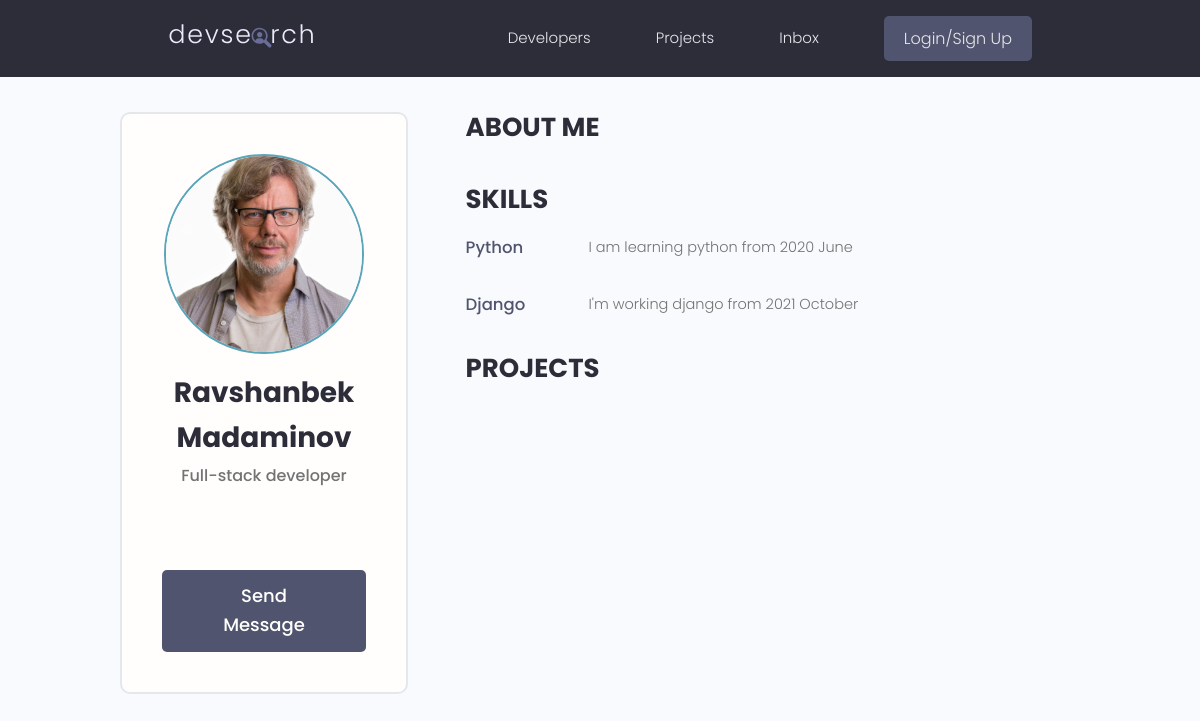
The app's page /1/, older data.
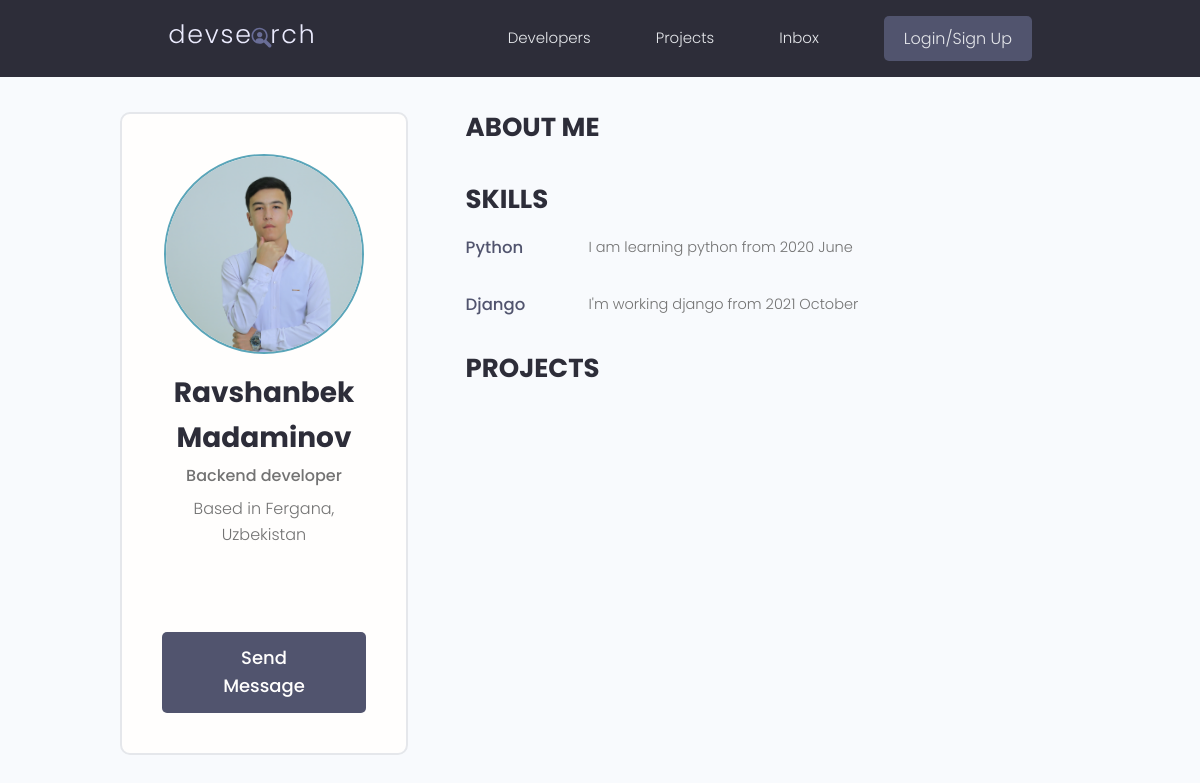
The same page, newer data.
### account/models.py (models this page shows, shortened)
class Account(AbstractBaseUser):
    full_name = models.CharField(max_length=200)
    email = models.EmailField(max_length=70)
    username = models.CharField(max_length=50, unique=True)
    direction = models.CharField(verbose_name=' ',max_length=90, blank=True)
    bio = models.TextField(max_length=400, blank=True)
    address = models.CharField(max_length=80, blank=True)
    avatar = models.ImageField(upload_to='avatars/',blank=True, default='avatars/IMG_20220114_104710_103.JPG')
    date_joined = models.DateTimeField(verbose_name='Date joined',auto_now_add=True)
    last_login = models.DateTimeField(verbose_name='Last login',auto_now_add=True)
    is_admin = models.BooleanField(default=False)
    is_superuser = models.BooleanField(default=False)
    is_staff = models.BooleanField(default=False)
    is_active = models.BooleanField(default=True)
    EMAIL_FIELD = 'email'
    USERNAME_FIELD = 'username'
    REQUIRED_FIELDS = ['email',]
    objects = AccountManager()
    class Meta:
        verbose_name_plural = "Users profile"

class Skill(models.Model):
    account = models.ForeignKey(Account, on_delete=models.CASCADE, related_name='skill')
    name = models.CharField(max_length=120)
    description = models.TextField(max_length=300)
    level = models.IntegerField(default=20, help_text="Maximum 100%")
    added_time = models.DateTimeField(auto_now_add=True)
    updated_time = models.DateTimeField(auto_now_add=True)
    is_softskill = models.BooleanField(help_text='Is softskill?')
    class Meta:
        verbose_name_plural = "Skill"

### account/views.py (the view)
# urls.py: path('<int:pk>/',views.profile, name='profile-detail'),
def profile(request, pk):
    account_query = Account.objects.get(id=pk)
    context = {
        'account_query':account_query
    }
    return render(request, 'profile.html',context)

### templates/profile.html (shortened to what this page needs)
{% extends 'base.html' %}
{% block content %}
  <main class="profile my-md">
    <div class="container">
      <div class="layout">
        <div class="column column--1of3">
          <div class="card text-center">
            <div class="card__body dev">
              <img class="avatar avatar--xl" src="{{ account_query.avatar.url }}" />
              <h2 class="dev__name">{{ account_query.full_name }}</h2>
              <p class="dev__title">{{ account_query.direction }}</p>
              {% if account_query.address %}
                <p class="dev__location">Based in {{ account_query.address }}</p>
              {% endif %}
              <ul class="dev__social">
              </ul>
              {% if request.user.id != account_query.id %}
                <a href="#" class="btn btn--sub btn--lg">Send Message </a>
              {% endif %}
            </div>
          </div>
        </div>
        <div class="column column--2of3">
          <div class="devInfo">
            <h3 class="devInfo__title">About Me</h3>
          </div>
          <div class="devInfo">
            <h3 class="devInfo__title">Skills</h3>
            <div class="devInfo__skills">
              {% for account_skill in account_query.skill.all %}
                <div class="devSkill">
                  <h4 class="devSkill__title">{{account_skill.name}} </h4>
                  <p class="devSkill__info">
                    {{ account_skill.description }}
                  </p>
                </div>
              {% endfor %}
            </div>
          </div>
          <div class="devInfo">
            <h3 class="devInfo__title">Projects</h3>
          </div>
        </div>
      </div>
    </div>
  </main>
{% endblock content %}

### templates/base.html (shortened to what this page needs)
<!DOCTYPE html>
<html lang="en">
  {% load static %}
<head>
  <link rel="stylesheet" href="https://cdn.iconmonstr.com/1.3.0/css/iconmonstr-iconic-font.min.css" />
  <link rel="stylesheet" href="{% static 'uikit/styles/uikit.css' %}" />
  <link rel="stylesheet" href="{% static 'styles/app.css' %}" />
</head>
<body>
  <header class="header">
    <div class="container container--narrow">
      <a href="/" class="header__logo">
        <img src="{% static 'images/logo.svg' %}" alt="DevSearch Logo" />
      </a>
      <nav class="header__nav">
        <ul class="header__menu">
          <li class="header__menuItem"><a href="{% url 'home' %}">Developers</a></li>
          <li class="header__menuItem"><a href="{% url 'projects' %}">Projects</a></li>
          <li class="header__menuItem"><a href="{% url 'inbox' %}">Inbox</a></li>
          {% if user.is_authenticated %}
            <li class="header__menuItem"><a href="{% url 'myprofile' request.user.username %}">My Account</a></li>
          {% else %}
            <li class="header__menuItem"><a href="{% url 'signin' %}" class="btn btn--sub">Login/Sign Up</a></li>
          {% endif %}
        </ul>
      </nav>
    </div>
  </header>
    {% block content %}
    {% endblock content %}
</body>
</html>

### static/styles/app.css (style rules this page uses)
:root { --color-sub: #2d2d39; }
.btn--sub { background-color: var(--color-sub-light); }
.card { border: 2px solid var(--color-light); }
img { width: 100%; }
.header { position: sticky; z-index: 111; background-color: var(--color-sub); padding: 1.5rem 0; }
.header > .container { display: flex; justify-content: space-between; align-items: center; }
.header__logo > img { height: 3.8rem; }
.header__nav > ul { display: inline-flex; align-items: center; list-style: none; gap: 6.5rem; }
.header__menuItem > a { color: var(--color-light); font-weight: 300; }
.profile .card > .dev { padding: 4rem; }
.dev__name { color: var(--color-sub); font-size: 2.8rem; font-weight: 700; margin-top: 1rem; margin-bottom: 0.5rem; }
.dev__title { font-size: 1.6rem; font-weight: 500; line-height: 1.3; }
.dev__location { margin-top: 1rem; }
.dev__social { margin: 3rem 0; list-style: none; display: flex; justify-content: center; gap: 1.5rem; }
.devInfo { margin-bottom: 3rem; }
.devInfo__title, .devInfo__subtitle { font-size: 2.6rem; color: var(--color-sub); text-transform: uppercase; font-weight: 700; margin-bottom: 1.5rem; }
.devInfo__about, .devSkill__info { font-size: 1.45rem; line-height: 1.7; text-align: justify; }
.devSkill { margin-bottom: 3rem; }
.devSkill__title { font-size: 1.65rem; font-weight: 500; color: var(--color-sub-light); }
@media screen and (min-width: 700px) { .devSkill { display: flex; justify-content: space-between; gap: 3rem; } }
@media screen and (min-width: 700px) { .devSkill__info { flex-basis: 80%; } }

### static/uikit/styles/modules/_variables.css (style rules this page uses)
:root { --color-main: #5aa5b9; --color-main-light: #e6faff; --color-sub: #3f4156; --color-sub-light: #51546e; --color-sub-lighter: #ededfd; --color-text: #737373; --color-gray: #8b8b8b; --color-light: #e5e7eb; --color-light-gray: #767676; --color-bg: #f8fafd; --color-white: #fffefd; --color-white-light: #f3f3f3; --color-success: #359e64; --color-success-bg: #def8e8; --color-error: #fc4b0b; --color-error-bg: #fff2ee; --font-base: 'Poppins', arial, helvetica, 'Segoe UI', roboto, ubuntu, sans-serif; --font-monospace: 'Fira Code', 'Courier New', courier, monospace; --font-regular: 300; --font-medium: 500; --font-bold: 700; --generic-shadow: 1px 1px 5px #00000010; --generic-transition: all 0.3s ease-in-out; }

### static/uikit/styles/modules/_base.css (style rules this page uses)
* { margin: 0; padding: 0; box-sizing: border-box; text-rendering: optimizeLegibility; color: inherit; font-size: inherit; }
html { font-size: 50%; }
@media only screen and (min-width: 480px) { html { font-size: 56.25%; } }
@media only screen and (min-width: 1200px) { html { font-size: 62.5%; } }
body { line-height: 1.6; font-weight: 400; font-size: 1.5rem; color: var(--color-text); background-color: var(--color-bg); min-height: 100vh; }

### static/uikit/styles/modules/_typography.css (style rules this page uses)
* { font-family: var(--font-base); }
h2 { font-size: 3.6rem; font-weight: var(--font-bold); }
h3 { font-size: 3.2rem; font-weight: var(--font-medium); }
h4 { font-size: 2.8rem; font-weight: var(--font-medium); }
p, span, strong { font-size: 1.6rem; color: var(--color-text); font-weight: var(--font-regular); }
a { padding-bottom: 2px; text-decoration: none; display: inline-block; color: var(--color-main); font-weight: var(--font-medium); }

### static/uikit/styles/modules/_utilities.css (style rules this page uses)
.container { width: 92%; max-width: 165rem; margin: 0 auto; box-sizing: border-box; }
.container--narrow { width: 92%; max-width: 120rem; }
@media screen and (min-width: 1000px) { .container { width: 90%; } }
@media screen and (min-width: 1000px) { .container--narrow { width: 85%; } }
@media screen and (min-width: 1200px) { .container { width: 80%; } }
@media screen and (min-width: 1200px) { .container--narrow { width: 72%; } }
.text-center { text-align: center; }
.my-md { margin: 3rem auto; }

### static/uikit/styles/modules/_avatar.css (style rules this page uses)
.avatar { border-radius: 50%; border: 2px solid var(--color-main); object-fit: cover; }
.avatar--xl { height: 20rem; width: 20rem; }

### static/uikit/styles/modules/_button.css (style rules this page uses)
.btn { display: inline-block; position: relative; cursor: pointer; background-color: var(--color-light); font-weight: var(--font-medium); color: var(--color-sub); text-decoration: none; padding: 1rem 2rem; border-radius: 0.5rem; border: none; width: -webkit-fit-content; width: -moz-fit-content; width: fit-content; height: -webkit-fit-content; height: -moz-fit-content; height: fit-content; font-size: 1.6rem; outline-width: 0; outline-color: transparent; -webkit-backface-visibility: hidden; backface-visibility: hidden; transition: all 0.3s ease-in-out; }
.btn--sub { background-color: var(--color-sub); color: var(--color-white); }
.btn--lg { font-size: 1.8rem; padding: 1.2rem 4.5rem; }

Row changes from the older to the newer data that the page shows:
changed Account "Ravshanbek Madaminov": avatar: a different picture; direction "Full-stack developer" → "Backend developer"; address (not shown) → "Fergana, Uzbekistan"
Text that changed along with them:
text now shown: "Based in"
